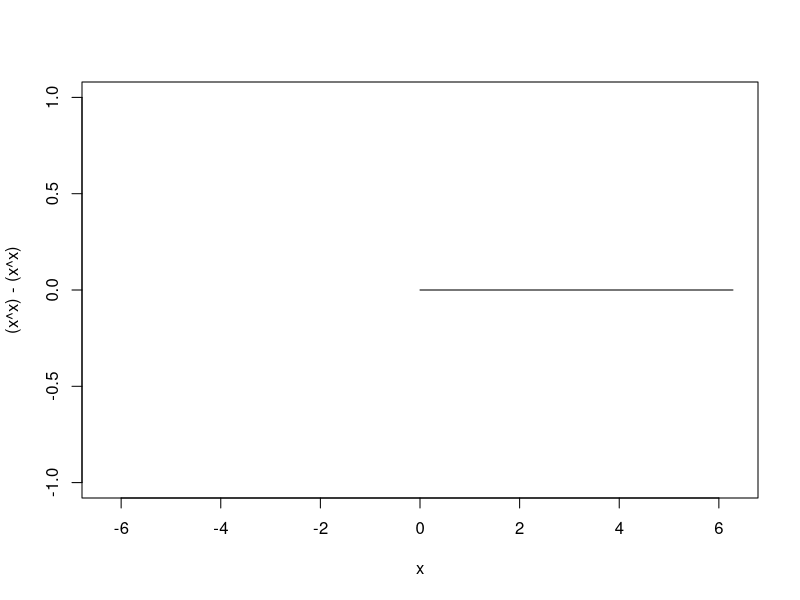

This figure's R source:
# Title     : tools
# Objective : a
# Created by: c2008
# Created on: 2021/4/3
if(FALSE){'
a = "abc"
info = c(2, 4, 8)
names = c("a", "b", "c")
cols = c("#ED1C24","#22B14C","#FFC90E","#3f48CC")
pie(info, labels=names, col=cols)
'}
curve((x ^ x) - (x ^ x), -2 * pi, 2 * pi)




